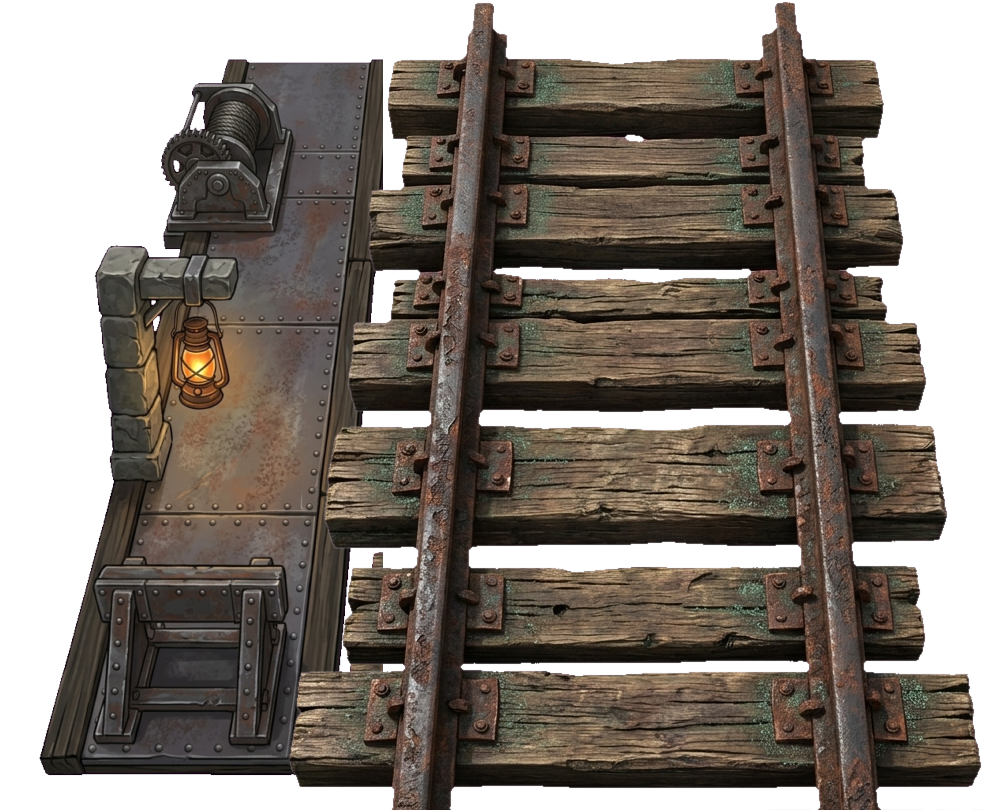
#> input picture fundo_ferro_standalone/assets/rails/estacao_trilho_v2.png, 1008 x 810 px, found by its file name
$ python ajustar_y_emenda_ponte.py
#> lines starting #> are read from the running program, lines starting #| are printed output that depends on the picture
from PIL import Image

img_est = Image.open('fundo_ferro_standalone/assets/rails/estacao_trilho_v2.png').convert("RGBA")
#> img_est is the input picture: PIL image 1008x810 RGBA; mean R, G, B, A 56.3, 48.4, 41, 174.3
img_trilho_ponte = Image.open('fundo_ferro_standalone/assets/rails/trilho_reto_vertical_v1.png').convert("RGBA")
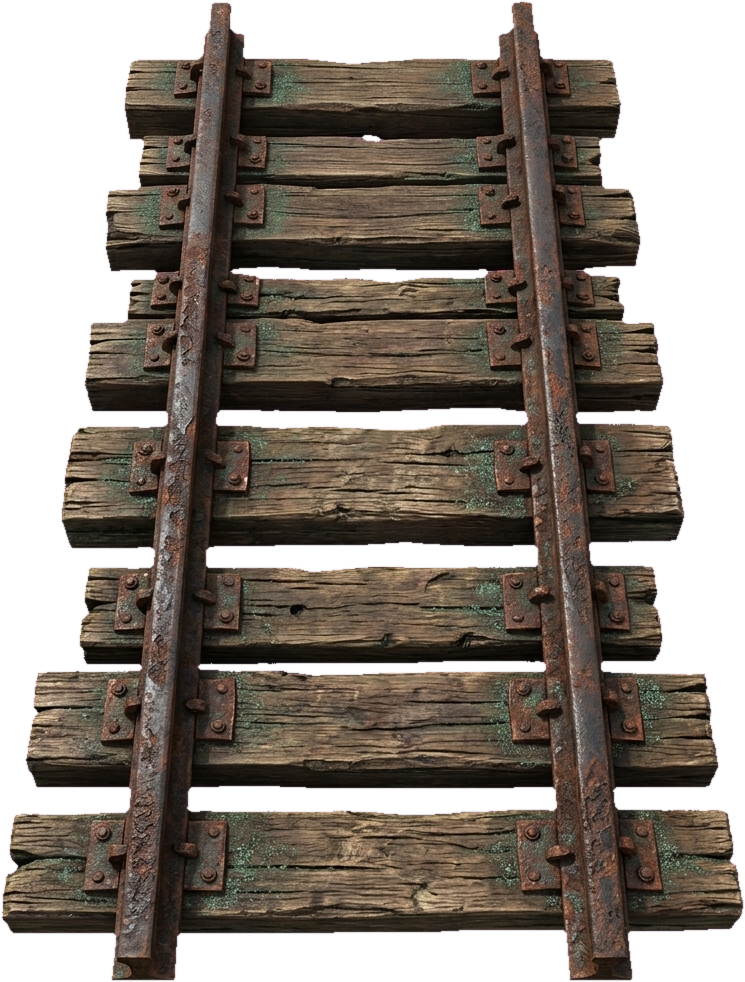
#> input picture fundo_ferro_standalone/assets/rails/trilho_reto_vertical_v1.png, 745 x 982 px, found by its file name
#> img_trilho_ponte is the input picture: PIL image 745x982 RGBA; mean R, G, B, A 70.2, 57.6, 52.9, 169.1
img_cavalete = Image.open('fundo_ferro_standalone/assets/rails/cavalete_alto_v1.png').convert("RGBA")
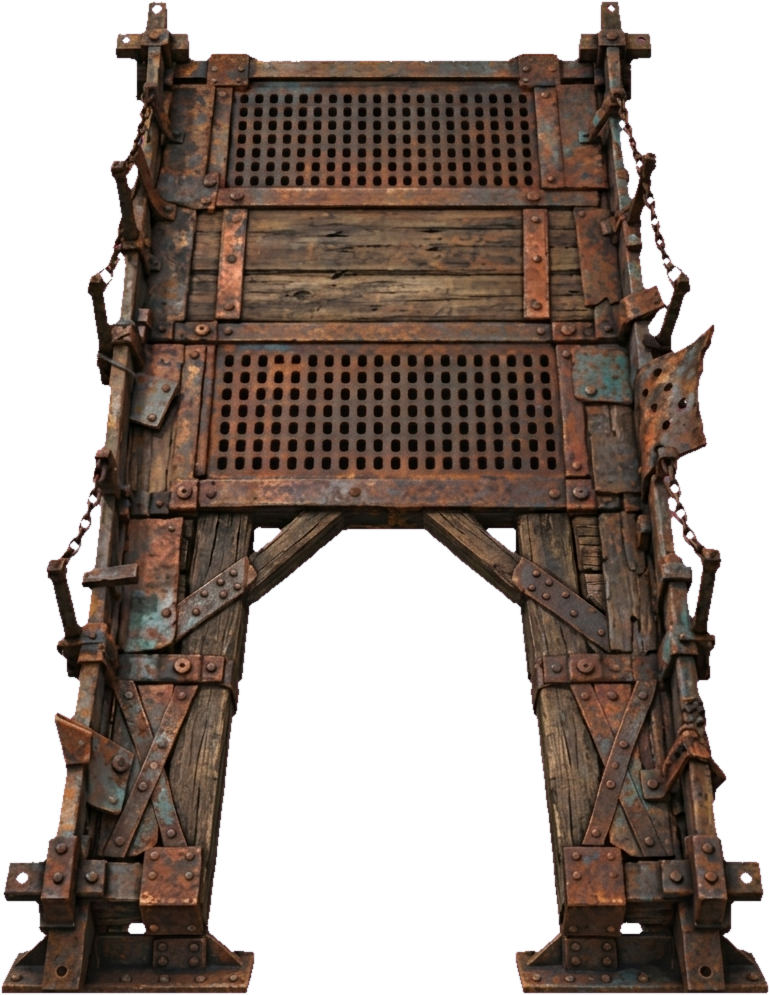
#> input picture fundo_ferro_standalone/assets/rails/cavalete_alto_v1.png, 770 x 995 px, found by its file name
#> img_cavalete is the input picture: PIL image 770x995 RGBA; mean R, G, B, A 55.5, 37.4, 35.5, 145.4

zoom = 2.0
vp_w, vp_h = 500, 600

fator = 1.25
escala_trilho = 0.20 * fator
escala_cavalete = 0.32 * fator
pos_x_ponte = -190.5 + 4.0 * escala_trilho

# Vamos testar pos_y_trilho entre 500 e 525 no mundo
for offset_y in [0, 8, 14, 20, 26]:
    canvas = Image.new("RGBA", (vp_w, vp_h), (35, 35, 40, 255))
    cam_x, cam_y = -190.0, 406.0

    def w2s(wx, wy):
        return int((wx - cam_x) * zoom + vp_w / 2.0), int((wy - cam_y) * zoom + vp_h / 2.0)

    pos_y_trilho = 406.0 + 475 * escala_trilho - offset_y

    # 1. Cavalete da ponte (fundo)
    cw = int(img_cavalete.width * escala_cavalete * zoom)
    ch = int(img_cavalete.height * escala_cavalete * zoom)
    c_res = img_cavalete.resize((cw, ch), Image.Resampling.LANCZOS)
    csx, csy = w2s(pos_x_ponte - img_cavalete.width * escala_cavalete / 2.0, pos_y_trilho + 75.0*fator - img_cavalete.height * escala_cavalete / 2.0)
    canvas.paste(c_res, (csx, csy), c_res)

    # 2. Trilho da ponte
    pw = int(img_trilho_ponte.width * escala_trilho * zoom)
    ph = int(img_trilho_ponte.height * escala_trilho * zoom)
    p_res = img_trilho_ponte.resize((pw, ph), Image.Resampling.LANCZOS)
    psx, psy = w2s(pos_x_ponte - img_trilho_ponte.width * escala_trilho / 2.0, pos_y_trilho - img_trilho_ponte.height * escala_trilho / 2.0)
    canvas.paste(p_res, (psx, psy), p_res)

    # 3. Estação (topo)
    ew = int(img_est.width * 0.20 * zoom)
    eh = int(img_est.height * 0.20 * zoom)
    e_res = img_est.resize((ew, eh), Image.Resampling.LANCZOS)
    esx, esy = w2s(-215.9 - img_est.width * 0.20 / 2.0, 325.0 - img_est.height * 0.20 / 2.0)
    canvas.paste(e_res, (esx, esy), e_res)

    out_name = f"scratch/teste_emenda_offset_{offset_y}.png"
    canvas.save(out_name)
    print(f"Salvo {out_name} para offset_y = {offset_y} (pos_y = {pos_y_trilho:.2f})")
#> this loop made 5 passes
#> pass 1, `canvas = Image.new("RGBA", (vp_w, vp_h), (35, 35, 40, 255))`:
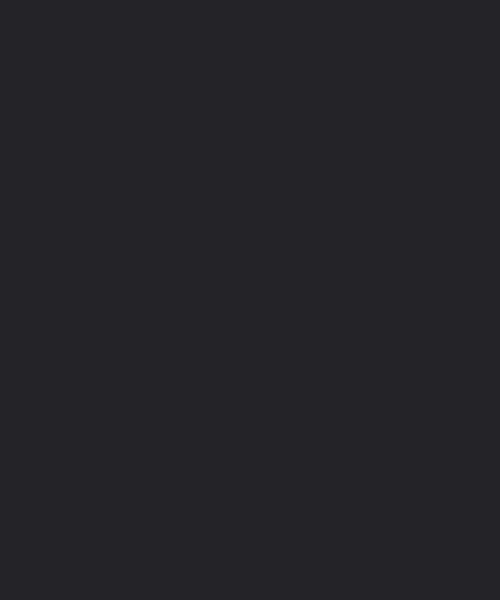
#> canvas: PIL image 500x600 RGBA; mean R, G, B, A 35, 35, 40, 255
#> pass 1, `p_res = img_trilho_ponte.resize((pw, ph), Image.Resampling.LANCZOS)`:
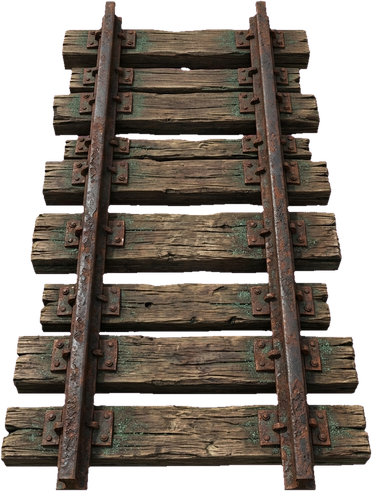
#> p_res: PIL image 372x491 RGBA; mean R, G, B, A 58.2, 48.9, 40.4, 169.1; transparent parts drawn white
#> pass 1, `e_res = img_est.resize((ew, eh), Image.Resampling.LANCZOS)`:
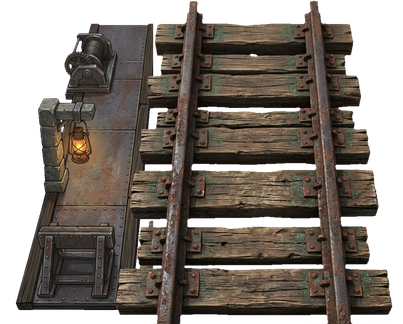
#> e_res: PIL image 403x324 RGBA; mean R, G, B, A 57.9, 49.7, 42.2, 174.3; transparent parts drawn white
#> after the loop:
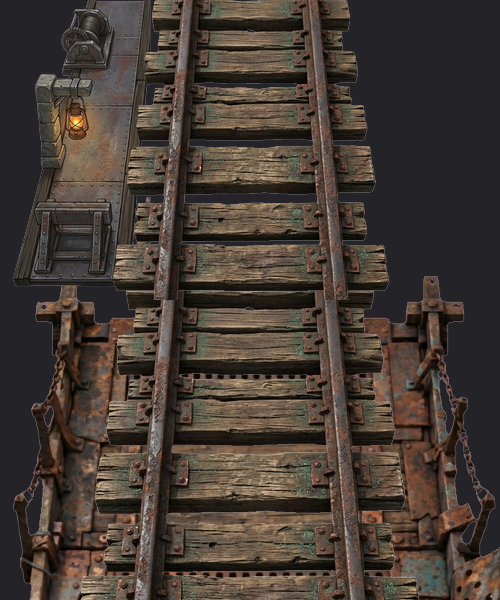
#> canvas: PIL image 500x600 RGBA; mean R, G, B, A 69.1, 59.2, 52.2, 253.6; transparent parts drawn white
